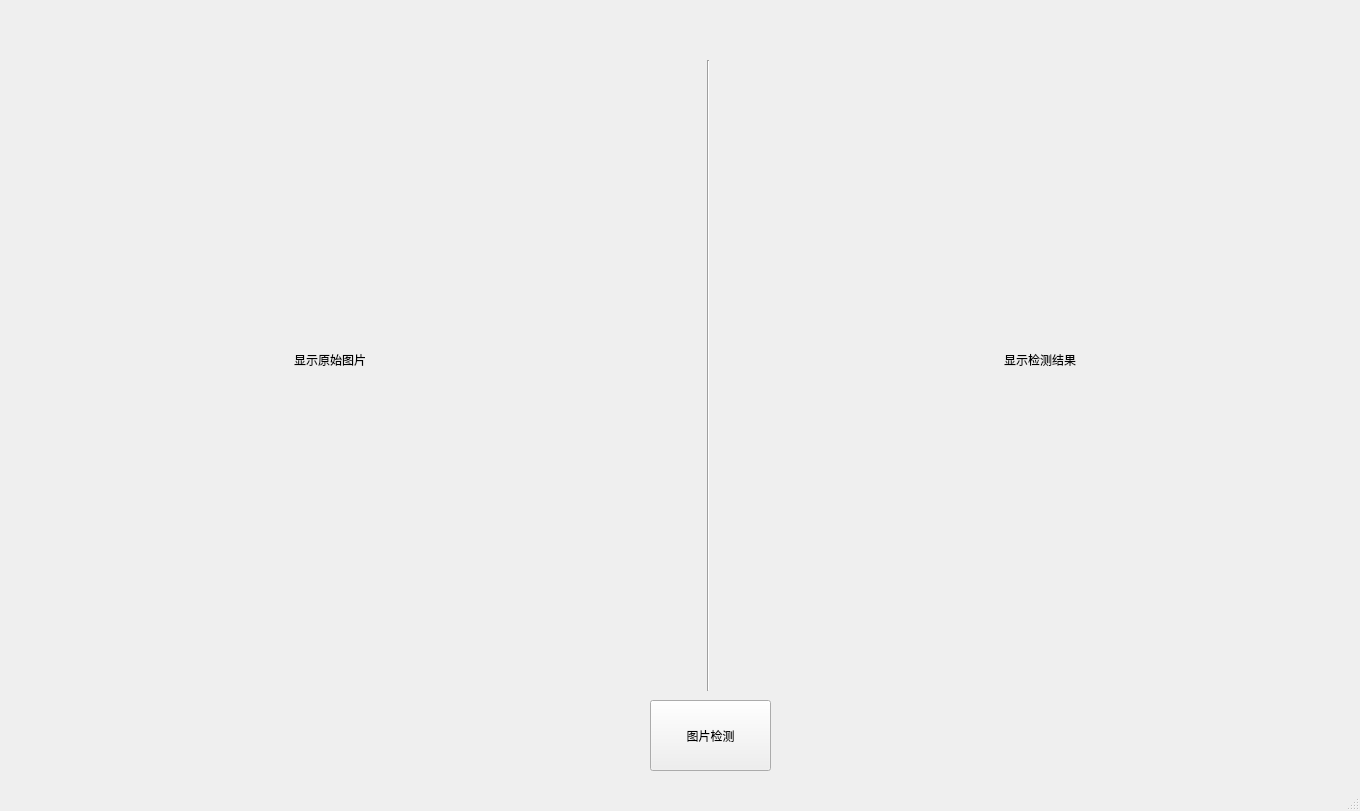
<?xml version="1.0" encoding="UTF-8"?>
<ui version="4.0">
 <class>MainWindow</class>
 <widget class="QMainWindow" name="MainWindow">
  <property name="geometry">
   <rect>
    <x>0</x>
    <y>0</y>
    <width>1360</width>
    <height>811</height>
   </rect>
  </property>
  <property name="windowTitle">
   <string>CAD_Compare</string>
  </property>
  <widget class="QWidget" name="centralwidget">
   <widget class="QLabel" name="input">
    <property name="geometry">
     <rect>
      <x>10</x>
      <y>40</y>
      <width>640</width>
      <height>640</height>
     </rect>
    </property>
    <property name="text">
     <string>显示原始图片</string>
    </property>
    <property name="alignment">
     <set>Qt::AlignCenter</set>
    </property>
   </widget>
   <widget class="QLabel" name="output">
    <property name="geometry">
     <rect>
      <x>720</x>
      <y>40</y>
      <width>640</width>
      <height>640</height>
     </rect>
    </property>
    <property name="text">
     <string>显示检测结果</string>
    </property>
    <property name="alignment">
     <set>Qt::AlignCenter</set>
    </property>
   </widget>
   <widget class="Line" name="line">
    <property name="geometry">
     <rect>
      <x>700</x>
      <y>60</y>
      <width>16</width>
      <height>631</height>
     </rect>
    </property>
    <property name="orientation">
     <enum>Qt::Vertical</enum>
    </property>
   </widget>
   <widget class="QPushButton" name="detect_image">
    <property name="geometry">
     <rect>
      <x>650</x>
      <y>700</y>
      <width>121</width>
      <height>71</height>
     </rect>
    </property>
    <property name="text">
     <string>图片检测</string>
    </property>
   </widget>
  </widget>
  <widget class="QStatusBar" name="statusbar"/>
 </widget>
 <resources/>
 <connections/>
</ui>
